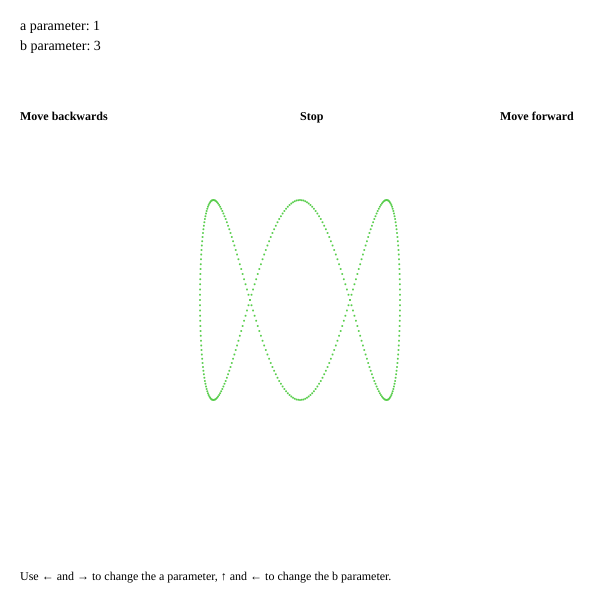
Frame 1 (no input)
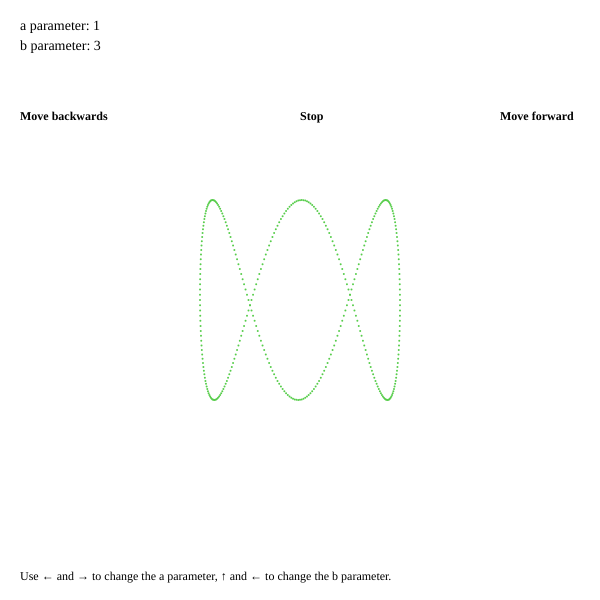
Frame 60 (no input)
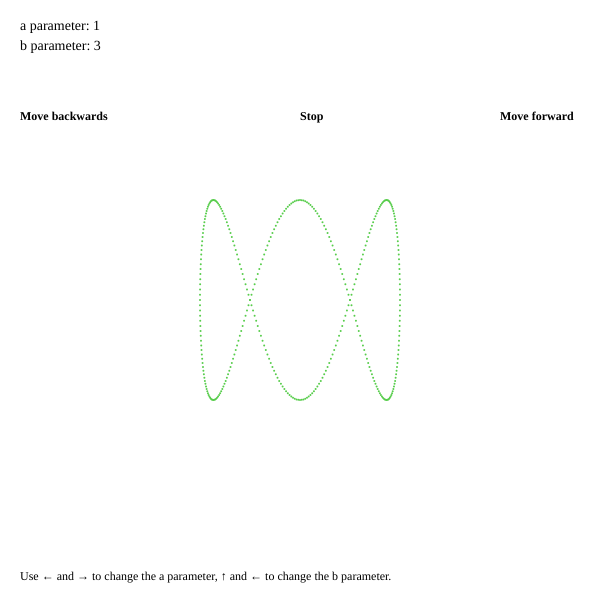
Frame 120 (the mouse pressed at the canvas centre since frame 60)

The p5.js sketch that drew these frames (run headless with seeded random() and noise() and a simulated clock; from frame 60 on, the mouse is pressed at the canvas centre):

// p5.js sketch
// ── sketch.js
//horizontal stretch
var A = 100,
    //vertical stretch
    B = 100,
    //a/b ratio determines the number of lobes of the curve
    a = 1,
    b = 3,
    //apparent rotation of the curve
    D = 0;

//generate random rgb color
var col = [0, 0, 0];

function setup() {
    createCanvas(600, 600);
    angleMode(DEGREES);
    col = [random(255), random(255), random(255)];
}

function draw() {
    background(255);

    noStroke();
    textFont("Georgia")
    textSize(14);
    text("a parameter: " + a, 20, 30);
    text("b parameter: " + b, 20, 50);
    textSize(12);
    textStyle(BOLD);
    text("Move backwards", 20, 120);
    text("Stop", 300, 120);
    text("Move forward", 500, 120);
    textStyle(NORMAL);
    text("Use \u2190 and \u2192 to change the a parameter, \u2191 and \u2190 to change the b parameter.", 20, 580);

    if (D % 200 === 0) {
        col = [random(255), random(255), random(255)];
    }

    translate(width / 2, height / 2);
    strokeWeight(2);
    for (var t = 0; t < 360; t++) {
        stroke(col[0], col[1], col[2]);
        point(A * sin(a * t + D), B * cos(b * t));
    }
    D = D + floor((mouseX - 150)/300);
}

function keyPressed() {
    //change a/b ratio
    switch (keyCode) {
        case UP_ARROW:
            a++;
            break;
        case DOWN_ARROW:
            a--;
            break;
        case RIGHT_ARROW:
            b++;
            break;
        case LEFT_ARROW:
            b--;
            break;
        default:
            console.log("wrong button! YO");
    }
}
